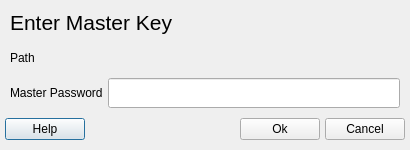
<?xml version="1.0" encoding="UTF-8"?>
<ui version="4.0">
 <class>OpenDatabase</class>
 <widget class="QDialog" name="OpenDatabase">
  <property name="geometry">
   <rect>
    <x>0</x>
    <y>0</y>
    <width>410</width>
    <height>150</height>
   </rect>
  </property>
  <property name="minimumSize">
   <size>
    <width>410</width>
    <height>150</height>
   </size>
  </property>
  <property name="maximumSize">
   <size>
    <width>411</width>
    <height>150</height>
   </size>
  </property>
  <property name="windowTitle">
   <string>Dialog</string>
  </property>
  <layout class="QVBoxLayout" name="verticalLayout_9">
   <property name="spacing">
    <number>5</number>
   </property>
   <property name="leftMargin">
    <number>0</number>
   </property>
   <property name="topMargin">
    <number>3</number>
   </property>
   <property name="rightMargin">
    <number>0</number>
   </property>
   <property name="bottomMargin">
    <number>3</number>
   </property>
   <item>
    <layout class="QVBoxLayout" name="headerLayout">
     <property name="spacing">
      <number>0</number>
     </property>
     <property name="sizeConstraint">
      <enum>QLayout::SizeConstraint::SetDefaultConstraint</enum>
     </property>
     <property name="leftMargin">
      <number>10</number>
     </property>
     <item>
      <widget class="QLabel" name="label">
       <property name="sizePolicy">
        <sizepolicy hsizetype="Minimum" vsizetype="Minimum">
         <horstretch>0</horstretch>
         <verstretch>0</verstretch>
        </sizepolicy>
       </property>
       <property name="minimumSize">
        <size>
         <width>0</width>
         <height>40</height>
        </size>
       </property>
       <property name="maximumSize">
        <size>
         <width>16777215</width>
         <height>35</height>
        </size>
       </property>
       <property name="font">
        <font>
         <pointsize>16</pointsize>
        </font>
       </property>
       <property name="text">
        <string>Enter Master Key</string>
       </property>
       <property name="alignment">
        <set>Qt::AlignmentFlag::AlignLeading|Qt::AlignmentFlag::AlignLeft|Qt::AlignmentFlag::AlignTop</set>
       </property>
      </widget>
     </item>
     <item>
      <widget class="QLabel" name="databasePathLabel">
       <property name="sizePolicy">
        <sizepolicy hsizetype="Minimum" vsizetype="Minimum">
         <horstretch>0</horstretch>
         <verstretch>0</verstretch>
        </sizepolicy>
       </property>
       <property name="minimumSize">
        <size>
         <width>400</width>
         <height>20</height>
        </size>
       </property>
       <property name="maximumSize">
        <size>
         <width>10</width>
         <height>20</height>
        </size>
       </property>
       <property name="text">
        <string>Path</string>
       </property>
      </widget>
     </item>
    </layout>
   </item>
   <item>
    <layout class="QGridLayout" name="gridLayout">
     <property name="leftMargin">
      <number>10</number>
     </property>
     <property name="rightMargin">
      <number>10</number>
     </property>
     <item row="0" column="1">
      <widget class="QLineEdit" name="passwordLine">
       <property name="minimumSize">
        <size>
         <width>0</width>
         <height>30</height>
        </size>
       </property>
      </widget>
     </item>
     <item row="0" column="0">
      <widget class="QLabel" name="label_2">
       <property name="minimumSize">
        <size>
         <width>0</width>
         <height>20</height>
        </size>
       </property>
       <property name="maximumSize">
        <size>
         <width>16777215</width>
         <height>20</height>
        </size>
       </property>
       <property name="text">
        <string>Master Password</string>
       </property>
      </widget>
     </item>
    </layout>
   </item>
   <item>
    <layout class="QHBoxLayout" name="footerLayout" stretch="0,0,0">
     <property name="leftMargin">
      <number>5</number>
     </property>
     <property name="rightMargin">
      <number>5</number>
     </property>
     <item>
      <widget class="QPushButton" name="helpButton">
       <property name="text">
        <string>Help</string>
       </property>
      </widget>
     </item>
     <item>
      <spacer name="horizontalSpacer">
       <property name="orientation">
        <enum>Qt::Orientation::Horizontal</enum>
       </property>
       <property name="sizeHint" stdset="0">
        <size>
         <width>40</width>
         <height>20</height>
        </size>
       </property>
      </spacer>
     </item>
     <item>
      <layout class="QHBoxLayout" name="horizontalLayout_2">
       <item>
        <widget class="QPushButton" name="okButton">
         <property name="text">
          <string>Ok</string>
         </property>
        </widget>
       </item>
       <item>
        <widget class="QPushButton" name="cancelButton">
         <property name="text">
          <string>Cancel</string>
         </property>
        </widget>
       </item>
      </layout>
     </item>
    </layout>
   </item>
  </layout>
 </widget>
 <resources/>
 <connections/>
</ui>
